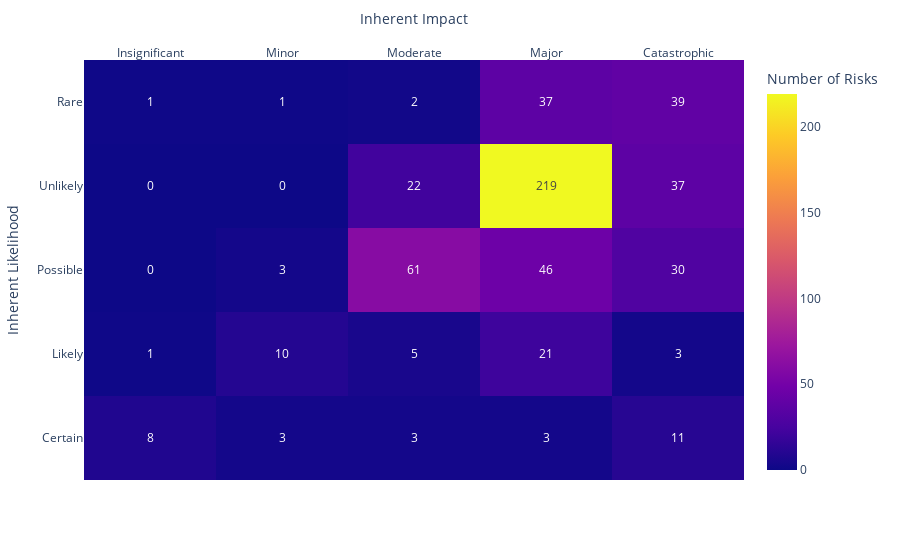

Notebook source saved alongside this figure:
### Markdown cell above
### Heat Maps

Berdasarkan keterangan diatas, berikut ini ditampilkan matriks resikonya secara visual:

### Code cell
import plotly.express as px

fig1 = px.imshow(Rev_Tab_Inh,
                 x=['Insignificant', 'Minor', 'Moderate','Major','Catastrophic'],
                 y=['Rare', 'Unlikely', 'Possible', 'Likely', 'Certain'],
                 labels=dict(x="Inherent Impact", 
                            y="Inherent Likelihood", 
                            color="Number of Risks"),
                 text_auto=True,
                 aspect="auto"
                )
fig1.update_xaxes(side="top")
fig1.show()

### Figure 1 — Plotly figure (JSON) as saved in the notebook; plotly's stock layout.template omitted (floating-point values rounded to 4 significant figures)
{"data": [{"coloraxis": "coloraxis", "hovertemplate": "Inherent Impact: %{x}<br>Inherent Likelihood: %{y}<br>Number of Risks: %{z}<extra></extra>", "name": "0", "texttemplate": "%{z}", "type": "heatmap", "x": ["Insignificant", "Minor", "Moderate", "Major", "Catastrophic"], "xaxis": "x", "y": ["Rare", "Unlikely", "Possible", "Likely", "Certain"], "yaxis": "y", "z": [[1, 1, 2, 37, 39], [0, 0, 22, 219, 37], [0, 3, 61, 46, 30], [1, 10, 5, 21, 3], [8, 3, 3, 3, 11]]}], "layout": {"autosize": true, "coloraxis": {"colorbar": {"title": {"text": "Number of Risks"}}, "colorscale": [[0, "#0d0887"], [0.1111, "#46039f"], [0.2222, "#7201a8"], [0.3333, "#9c179e"], [0.4444, "#bd3786"], [0.5556, "#d8576b"], [0.6667, "#ed7953"], [0.7778, "#fb9f3a"], [0.8889, "#fdca26"], [1, "#f0f921"]]}, "margin": {"t": 60}, "xaxis": {"anchor": "y", "autorange": true, "domain": [0, 1], "range": [-0.5, 4.5], "side": "top", "title": {"text": "Inherent Impact"}, "type": "category"}, "yaxis": {"anchor": "x", "autorange": true, "domain": [0, 1], "range": [4.5, -0.5], "title": {"text": "Inherent Likelihood"}, "type": "category"}}}
